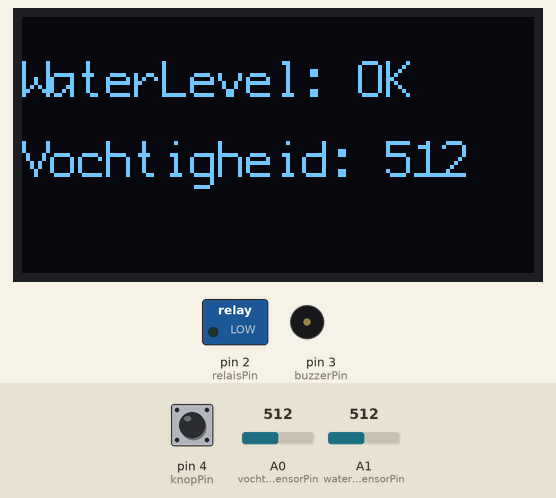
The sketch below on a simulated Arduino Uno, built with avr-gcc and run on an emulated ATmega328P. On the bench: 128×64 one-colour display, switched loads named in the sketch (green lamp = pin HIGH), buzzer (waves = sounding, pin HIGH). The test bench sets the inputs (shaded band); at power-on: A1 (waterLevelSensorPin) = 512, A0 (vochtigheidSensorPin) = 512, pin 4 (knopPin) HIGH. What the sketch prints to the serial monitor is not drawn.

Above: at 1.2 s.
1.3 s: A1 (waterLevelSensorPin) set to 418
4.3 s: A1 (waterLevelSensorPin) set to 384
At 5.7 s:
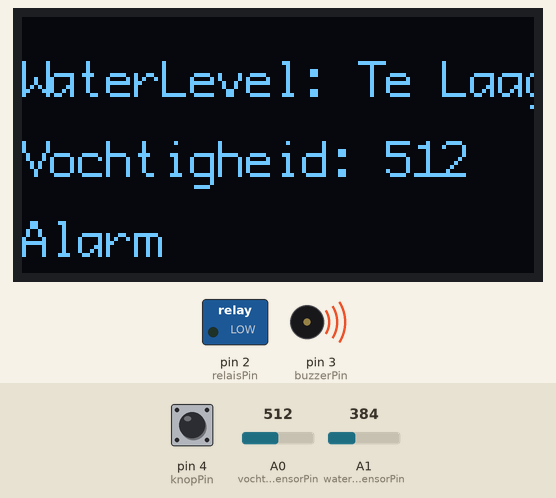
6.4 s: A1 (waterLevelSensorPin) set to 410
At 6.97 s:
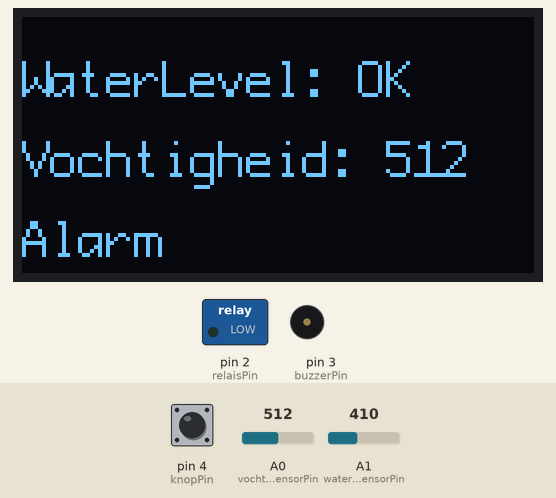
8.6 s: A0 (vochtigheidSensorPin) set to 492
At 9.6 s:
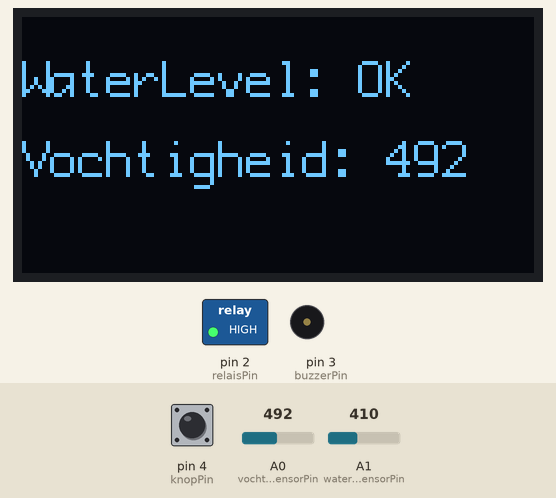
10.4 s: A1 (waterLevelSensorPin) set to 390
At 11.9 s:
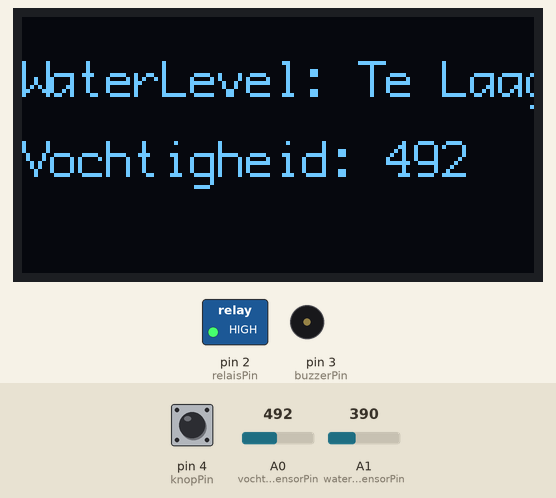
12.2 s: A0 (vochtigheidSensorPin) set to 900
At 13.9 s:
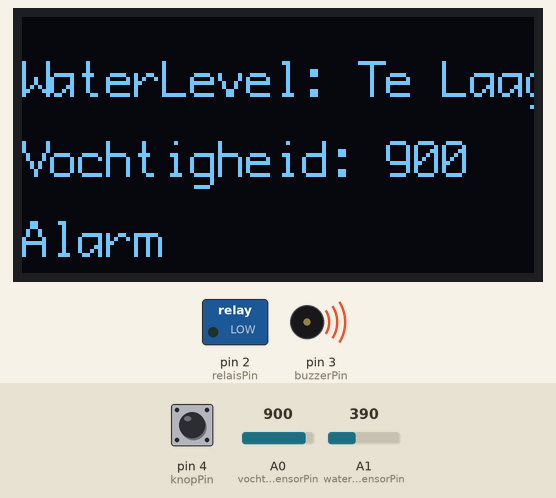
Timing chart, 0 to 15.0 s (numbered marks = the images above; inputs shaded):
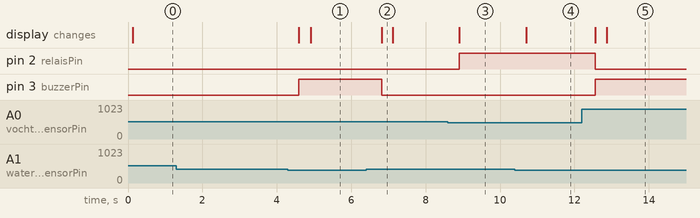

The sketch:

WMS103_Bewatering_en_vochtmetingsset.ino
```cpp
#include <U8g2lib.h>

const int vochtigheidSensorPin = A0;   // Pin waar de vochtigheidssensor is aangesloten
const int waterLevelSensorPin = A1;    // Pin waar de waterpeilsensor is aangesloten (analoog)
const int relaisPin = 2;               // Pin waar het relais is aangesloten
const int buzzerPin = 3;               // Pin waar de buzzer is aangesloten
const int knopPin = 4;                 // Pin waar de knop is aangesloten
const int WaterLevelThreshold = 400;   // Drempelwaarde voor het Waterniveau
const int VochtigheidThreshold = 500;  // Drempelwaarde de vochtigheid

bool knopIngedrukt = false;  // Een variabele om de knopstatus bij te houden
bool zoemerActief = false;   // Een variabele om de zoemerstatus bij te houden

U8G2_SSD1306_128X64_NONAME_F_SW_I2C u8g2(U8G2_R0, /* clock=*/SCL, /* data=*/SDA, /* reset=*/U8X8_PIN_NONE);

void setup() {
  u8g2.begin();
  pinMode(vochtigheidSensorPin, INPUT);  // Stel de vochtigheidssensorpin in als invoer
  pinMode(waterLevelSensorPin, INPUT);   // Stel de waterpeilsensorpin in als invoer (analoog)
  pinMode(relaisPin, OUTPUT);            // Stel de relaispin in als uitvoer
  pinMode(buzzerPin, OUTPUT);            // Stel de buzzerpin in als uitvoer
  pinMode(knopPin, INPUT_PULLUP);        // Stel de knoppin in als invoer met pull-up weerstand

  Serial.begin(9600);  // Start de seriële communicatie met een baudrate van 9600
}

void loop() {
  int vochtigheid = analogRead(vochtigheidSensorPin);  // Lees de vochtigheidssensorwaarde
  int waterLevel = analogRead(waterLevelSensorPin);    // Lees de analoge waterpeilsensorwaarde

  u8g2.firstPage();
  do {
    u8g2.setFont(u8g2_font_profont15_mr);  // Kies een lettertype

    u8g2.setCursor(0, 20);
    u8g2.print("WaterLevel: ");
    // Controleer of het waterpeil boven de drempelwaarde ligt en toon 1, anders toon 0
    if (waterLevel > WaterLevelThreshold) {
      u8g2.print("OK");
    } else {
      u8g2.print("Te Laag");
    }

    u8g2.setCursor(0, 40);  // Stel de positie in waar de tekst wordt weergegeven
    u8g2.print("Vochtigheid: ");
    u8g2.print(vochtigheid);

    // Controleer of de zoemer actief is en toon de zoemerstatus
    if (zoemerActief) {
      u8g2.setCursor(0, 60);
      u8g2.print("Alarm");
    }
  } while (u8g2.nextPage());

  Serial.print("Vochtigheid: ");
  Serial.println(vochtigheid);  // Stuur de vochtigheidswaarde naar de seriële monitor
  Serial.print("WaterLevel: ");
  Serial.println(waterLevel);  // Stuur de analoge waterpeilsensorwaarde naar de seriële monitor

  // Controleer of de knop is ingedrukt
  if (digitalRead(knopPin) == LOW) {
    knopIngedrukt = true;
  } else {
    knopIngedrukt = false;
  }

  Serial.print("Knop ingedrukt: ");
  Serial.println(knopIngedrukt);  // Toon de knopstatus in de seriële monitor

  // Controleer het waterpeil (pas de drempelwaarde aan)
  if ((waterLevel > WaterLevelThreshold && vochtigheid < VochtigheidThreshold) || (digitalRead(knopPin) == LOW && waterLevel > WaterLevelThreshold)) {
    // Schakel het relais in
    digitalWrite(relaisPin, HIGH);
    // Schakel de buzzer uit, aangezien het waterpeil boven de drempelwaarde ligt of de knop is ingedrukt
    digitalWrite(buzzerPin, LOW);
    zoemerActief = false;
  } else if (vochtigheid > VochtigheidThreshold) {
    digitalWrite(relaisPin, LOW);
    // Schakel de buzzer uit, aangezien het waterpeil boven de drempelwaarde ligt of de knop is ingedrukt
    digitalWrite(buzzerPin, LOW);
    zoemerActief = false;
    // Schakel de buzzer alleen in als het waterpeil onder de drempelwaarde ligt
    if (waterLevel <= WaterLevelThreshold) {
      digitalWrite(buzzerPin, HIGH);
      zoemerActief = true;
    } else {
      digitalWrite(buzzerPin, LOW);
      zoemerActief = false;
    }
  }

  delay(200);  // Wacht 200 milliseconde voordat je opnieuw controleert (pas de interval naar wens aan)
}
```

Measured:
- the behaviour switches between 401 and 400 on A1 (waterLevelSensorPin) (found by bisection; images 0 and 1)
- the behaviour switches between 500 and 499 on A0 (vochtigheidSensorPin) (found by bisection; images 2 and 3)
- after the input at 1.3 s, every drawn part: stays the same
- after the input at 4.3 s, pin 3 (buzzerPin): LOW → HIGH after 0.30 s; the display: first changes after 0.30 s (image 1 shows a later state)
- after the input at 6.4 s, pin 3 (buzzerPin): HIGH → LOW after 0.42 s; the display: changes after 0.42 s (image 2)
- after the input at 8.6 s, pin 2 (relaisPin): LOW → HIGH after 0.31 s; the display: changes after 0.31 s (image 3)
- after the input at 10.4 s, the display: changes after 0.30 s (image 4)
- after the input at 12.2 s, pin 2 (relaisPin): HIGH → LOW after 0.35 s; pin 3 (buzzerPin): LOW → HIGH after 0.35 s; the display: first changes after 0.35 s (image 5 shows a later state)
